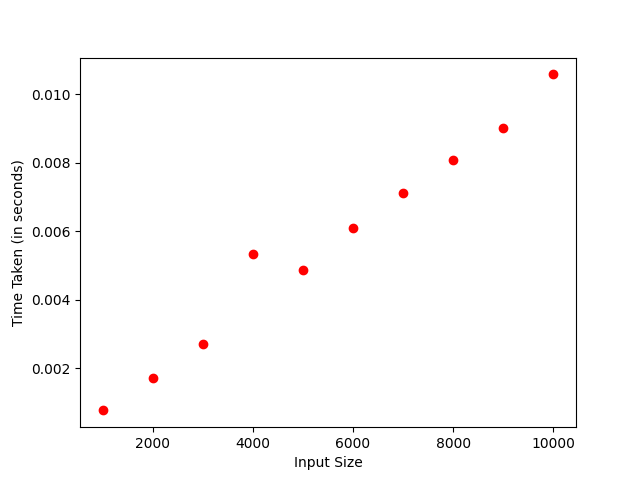

The Python source for this figure:
import json
import time
import matplotlib.pyplot as plt
import sys
sys.setrecursionlimit(20000)
def quick_sort(arr, low, high):
    while low < high:
        pivot = choose_pivot(arr, low, high)
        pivot = partition(arr, low, high, pivot)
        quick_sort(arr, low, pivot - 1)
        low = pivot + 1

def choose_pivot(arr, low, high):
    mid = (low + high) // 2
    pivot = high
    if arr[low] < arr[mid]:
        if arr[mid] < arr[high]:
            pivot = mid
    elif arr[low] < arr[high]:
        pivot = low
    return pivot

def partition(array, start, end, pivot):
    pivot_value = array[pivot]
    array[end], array[pivot] = array[pivot], array[end]
    store_index = start
    for i in range(start, end):
        if array[i] < pivot_value:
            array[store_index], array[i] = array[i], array[store_index]
            store_index += 1
    array[end], array[store_index] = array[store_index], array[end]
    return store_index


def main():
    with open('ex2.json') as f:
        data = json.load(f)
    for i in data:
        start = time.time()
        quick_sort(i, 0, len(i)-1)
        end = time.time()
        print(end - start)
        plt.plot(len(i), end - start, 'ro')
        plt.xlabel('Input Size')
        plt.ylabel('Time Taken (in seconds)')
    plt.show()
    
     
    

if __name__ == '__main__':
    main()
